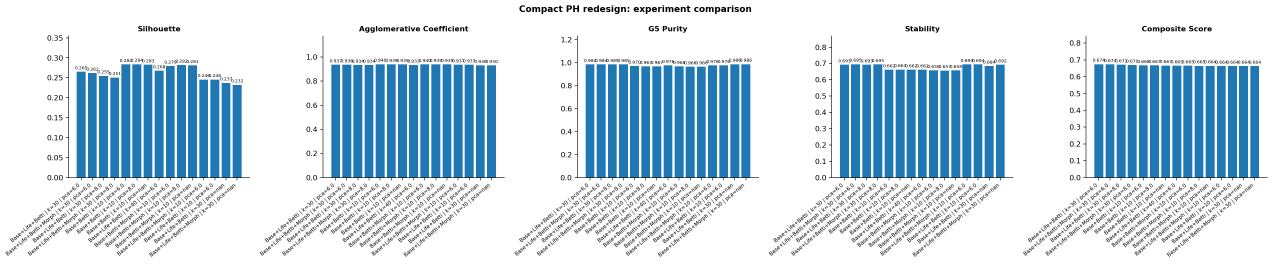
#> input picture experiment_panels/compact_metrics.png, 3818 x 790 px (shown at 1/3 size); its folder holds only this picture in this run
$ python -i new_ph.py   (imports and definitions only)
#> lines starting #> are read from the running program, lines starting #| are printed output that depends on the picture
"""
replacement_compact_features.py
───────────────────────────────
Compact replacement for novel_features.py.

Goal:
- Keep the working baseline PH backbone.
- Add only compact, biologically-grounded summaries.
- Use supervised feature selection before clustering.
- Evaluate fairly under the same bootstrap-balanced Ward clustering.

Inputs expected from existing cache:
  cache/roi_images.npz   -> thumbnails (N,H,W,3), float32 in [0,1]
  cache/roi_meta.npz     -> grades

Outputs:
  compact_metrics.csv
  compact_metrics.png
  compact_tsne_best.png

Optional:
  --force   recompute feature cache even if it exists

Author: ChatGPT
"""

import os
import sys
import time
import warnings
import numpy as np
import pandas as pd
import matplotlib
# [1 line not run here, left out]
import matplotlib.pyplot as plt

from sklearn.decomposition import PCA
from sklearn.manifold import TSNE
from sklearn.metrics import silhouette_score
from sklearn.feature_selection import f_classif, mutual_info_classif
from sklearn.preprocessing import StandardScaler
from scipy.cluster.hierarchy import linkage, fcluster
from scipy.ndimage import binary_fill_holes, label as ndi_label
from skimage import color, filters, measure
from skimage.transform import resize as sk_resize
import gudhi

# [1 line not run here, left out]

# ──────────────────────────────────────────────────────────────────────────────
# Config
# ──────────────────────────────────────────────────────────────────────────────
CACHE_DIR = "cache"
OUT_DIR   = "."

CACHE_IMAGES = os.path.join(CACHE_DIR, "roi_images.npz")
CACHE_META   = os.path.join(CACHE_DIR, "roi_meta.npz")

FEATURE_CACHE = os.path.join(CACHE_DIR, "compact_feature_sets.npz")

FORCE = "--force" in sys.argv[1:]

K_CLUSTERS   = 6
N_BOOTSTRAP  = 50
RANDOM_SEED  = 7

# Core PH settings
BASELINE_GRID_SIZE = 64   # keep same spirit as working baseline
BETTI_GRID_SIZE    = 64   # same grid used for compact Betti summaries
TOPK_H0            = 20
TOPK_H1            = 20
BETTI_STEPS        = 16

# Feature selection / compression search
TOPK_FEATURE_OPTIONS = [10, 20, 30, 40]
PCA_OPTIONS          = [None, 6, 8]

# Morphology
MIN_COMPONENT_AREA = 8  # filter tiny junk after thresholding


def ts(msg: str) -> None:
    print(f"[{time.strftime('%H:%M:%S')}] {msg}", flush=True)


# ──────────────────────────────────────────────────────────────────────────────
# Basic image / PH helpers
# ──────────────────────────────────────────────────────────────────────────────
def hema_from_thumb(thumb_f32: np.ndarray) -> np.ndarray:
    """
    Convert RGB thumbnail float32 [0,1] -> hematoxylin channel [0,1].
    """
    img_u8 = (np.clip(thumb_f32, 0, 1) * 255).astype(np.uint8)
    hed = color.rgb2hed(img_u8)
    h = hed[:, :, 0]
    hmin = np.percentile(h, 1)
    hmax = np.percentile(h, 99)
    return np.clip((h - hmin) / (hmax - hmin + 1e-9), 0, 1).astype(np.float64)


def normalise(arr: np.ndarray) -> np.ndarray:
    mn, mx = arr.min(), arr.max()
    return (arr - mn) / (mx - mn + 1e-9)


# [160 lines left out: functions ph_on_grid, topk_lifetimes, safe_summary_stats, lifetime_summary, betti_numbers_from_mask, betti_curve_features and 1 more, not called in this run]


# ──────────────────────────────────────────────────────────────────────────────
# Feature extraction
# ──────────────────────────────────────────────────────────────────────────────
def build_feature_blocks(all_imgs: np.ndarray):
    """
    Build compact feature families per ROI:
      1) baseline top lifetimes
      2) lifetime summaries
      3) Betti summaries
      4) morphology summaries
    """
    N = len(all_imgs)

    hema_all = []
    X_baseline = []
    X_life_summary = []
    X_betti = []
    X_morph = []

    ts("Precomputing hematoxylin channels and compact features ...")
    for i in range(N):
        hema = hema_from_thumb(all_imgs[i])
        hema_all.append(hema)

        grid_base = normalise(
            sk_resize(hema, (BASELINE_GRID_SIZE, BASELINE_GRID_SIZE), anti_aliasing=True)
        ).astype(np.float64)

        dgm0, dgm1 = ph_on_grid(grid_base)

        x_base = np.concatenate([
            topk_lifetimes(dgm0, TOPK_H0),
            topk_lifetimes(dgm1, TOPK_H1),
        ]).astype(np.float32)

        x_life = np.concatenate([
            lifetime_summary(dgm0),
            lifetime_summary(dgm1),
            np.array([
                float((dgm1[:, 1] - dgm1[:, 0]).sum() / ((dgm0[:, 1] - dgm0[:, 0]).sum() + 1e-9))
            ], dtype=np.float32) if len(dgm0) > 0 or len(dgm1) > 0 else np.array([0.0], dtype=np.float32)
        ]).astype(np.float32)

        grid_betti = normalise(
            sk_resize(hema, (BETTI_GRID_SIZE, BETTI_GRID_SIZE), anti_aliasing=True)
        ).astype(np.float64)
        x_betti = betti_curve_features(grid_betti, BETTI_STEPS)

        x_morph = morphology_features(hema)

        X_baseline.append(x_base)
        X_life_summary.append(x_life)
        X_betti.append(x_betti)
        X_morph.append(x_morph)

        if (i + 1) % 50 == 0 or (i + 1) == N:
            ts(f"  {i + 1}/{N}")

    return {
        "hema_all": np.stack(hema_all),
        "baseline_toplife": np.stack(X_baseline).astype(np.float32),
        "life_summary": np.stack(X_life_summary).astype(np.float32),
        "betti_summary": np.stack(X_betti).astype(np.float32),
        "morph_summary": np.stack(X_morph).astype(np.float32),
    }


# ──────────────────────────────────────────────────────────────────────────────
# Clustering / evaluation helpers
# ──────────────────────────────────────────────────────────────────────────────
# [444 lines left out: functions cluster_fracs, agglomerative_coeff, composition_stability, reorder_clusters_by_grade_severity, score_features_fclassif, score_features_mi and 7 more, not called in this run]


# [2 lines not run here, left out]

>>> import cv2
>>> picture = cv2.imread('experiment_panels/compact_metrics.png', cv2.IMREAD_GRAYSCALE)
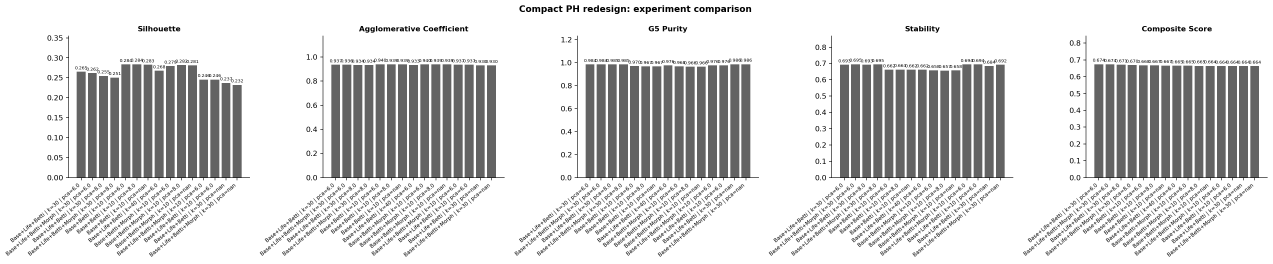
#> picture: shape (790, 3818) (shown at 1/3 size); min 0, max 255, mean 212.2
>>> result = build_feature_blocks(picture)
#> in build_feature_blocks, `N = len(all_imgs)`: N = 790
#> after the loop in build_feature_blocks, `for i in range(N):`: X_baseline = []
#> (the run stopped early here; a loop or call above may not have finished)
